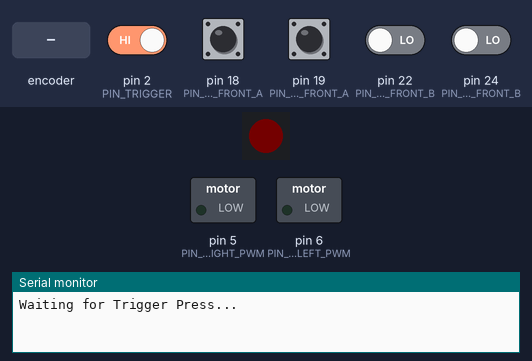
The sketch below on a simulated Arduino Mega 2560, built with avr-gcc and run on an emulated ATmega2560. Shown: 1 RGB LEDs in strip order, left to right, switched loads named in the sketch (green lamp = pin HIGH), the last lines printed to the serial monitor. The inputs (shaded band) are chosen by the test bench; at power-on: pin 2 (PIN_TRIGGER), pin 18 (PIN_ENCODER_LEFT_FRONT_A), pin 19 (PIN_ENCODER_RIGHT_FRONT_A) HIGH, pin 22 (PIN_ENCODER_LEFT_FRONT_B), pin 24 (PIN_ENCODER_RIGHT_FRONT_B) LOW. Dim RGB values are drawn brighter than linear.

Above: at 2.0 s.
2.1 s: pin 2 (PIN_TRIGGER) driven LOW
At 2.23 s:
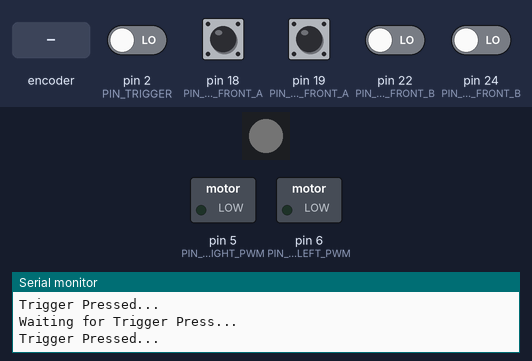
At 2.6 s:
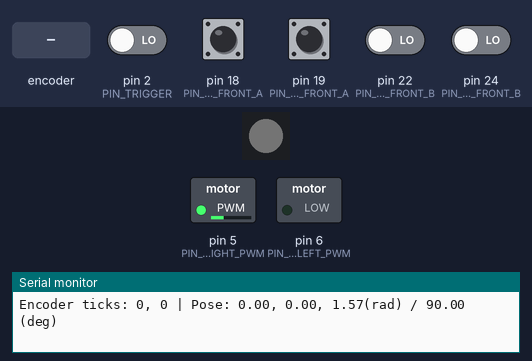
3.8 s: rotary encoder on pin 18 (PIN_ENCODER_LEFT_FRONT_A) / pin 22 (PIN_ENCODER_LEFT_FRONT_B) turned 2 steps (second pin leading)
7.2 s: rotary encoder on pin 18 (PIN_ENCODER_LEFT_FRONT_A) / pin 22 (PIN_ENCODER_LEFT_FRONT_B) turned 3 steps (first pin leading)
10.8 s: pin 19 (PIN_ENCODER_RIGHT_FRONT_A) pulsed LOW 2 times (0.12 s each, 0.3 s apart)
Timing chart, 0 to 13.8 s (numbered marks = the images above; inputs shaded):
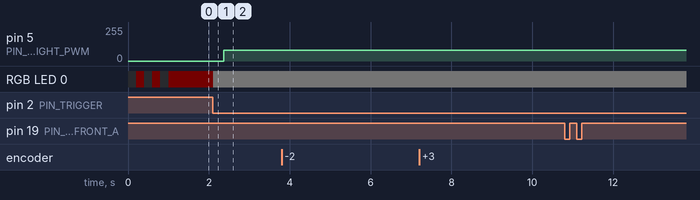

The sketch:

robot_tour_NO_GYRO.ino
```cpp
//Robot Tour by Chinmay Govind & Reuben James for Cumberland Valley Science Olympiad

#define PIN_MOTOR_RIGHT_PWM   5 //analog
#define PIN_MOTOR_RIGHT_IN    7 //digital
#define PIN_MOTOR_LEFT_PWM    6 //analog
#define PIN_MOTOR_LEFT_IN     8 //digital
#define PIN_ENCODER_LEFT_FRONT_A    18 //digital (yellow wire), goes high on encoder pulse
#define PIN_ENCODER_RIGHT_FRONT_A    19 //digital (yellow wire), goes high on encoder pulse
#define PIN_ENCODER_LEFT_FRONT_B 22 //digital (white wire), high on forward tick, low on reverse tick
#define PIN_ENCODER_RIGHT_FRONT_B 24 //digital (white wire), high on forward tick, low on reverse tick
#define PIN_MOTOR_ENABLE      3 //digital

//pins for color sensors
#define LEFT_S0   31
#define LEFT_S1   33
#define LEFT_S2   35
#define LEFT_S3   37
#define LEFT_OUT  39
#define RIGHT_S0  30
#define RIGHT_S1  32
#define RIGHT_S2  34
#define RIGHT_S3  36
#define RIGHT_OUT 38

#define PIN_TRIGGER 2
long startMillis = 0;

#include "I2Cdev.h"
#include "MPU6050_6Axis_MotionApps20.h"
#define INTERRUPT_PIN 20

MPU6050 mpu;
double GYRO_TURN_CONSTANT = 0.0000109;
#if I2CDEV_IMPLEMENTATION == I2CDEV_ARDUINO_WIRE
    #include "Wire.h"
#endif

#include <FastLED.h>
#define NUM_LEDS 1    // Number of LEDs in strip (just 1)
#define PIN_LED 4    // Pin for data communications

#define NORTH 0
#define EAST -90
#define WEST 90
#define SOUTH 180
// Define the array of leds
CRGB leds[NUM_LEDS];

int encoderBPins[] = {PIN_ENCODER_LEFT_FRONT_B, PIN_ENCODER_RIGHT_FRONT_B};
int lastEncoderTicks[] = {0, 0};//LF, RF, LB, RB
int encoderTicks[] = {0, 0};//LF, RF, LB, RB

int STRAIGHT_SLOW = 60;//60 80 default, 100 120 on hard surfaces
int STRAIGHT_FAST = 80;
int STRAIGHT_ENDING_SLOW = 44;
int STRAIGHT_ENDING_FAST = 64;
double FORWARD_LR_TOLERANCE = 0.01;
int TURN_SPEED = 80;
int TURN_SLOW = 50;
int FULL_TURN_TICKS = 740;
double TURN_TOLERANCE = 0.04;//if this is too low, it will miss turns.
double TURN_TIME = 1000;

double robotX = 0;
double robotY = 0;
double robotTheta = 0;
double targetTheta = 0;
double targetThetaDeg;
double TICKS_PER_CM = 9.51;
double TICKS_PER_REV = 740;
double SPEED_CONVERSION = 7;//PWM / (cm/s)
double WHEEL_RADIUS = 7.7;

Quaternion quat;
bool dmpReady = false;  // set true if DMP init was successful
uint8_t mpuIntStatus;   // holds actual interrupt status byte from MPU
uint8_t devStatus;      // return status after each device operation (0 = success, !0 = error)
uint16_t packetSize;    // expected DMP packet size (default is 42 bytes)
uint16_t fifoCount;     // count of all bytes currently in FIFO
uint8_t fifoBuffer[64]; // FIFO storage buffer

// orientation/motion vars
VectorInt16 aa;         // [x, y, z]            accel sensor measurements
VectorInt16 aaReal;     // [x, y, z]            gravity-free accel sensor measurements
VectorInt16 aaWorld;    // [x, y, z]            world-frame accel sensor measurements
VectorFloat gravity;    // [x, y, z]            gravity vector
float euler[3];         // [psi, theta, phi]    Euler angle container
float ypr[3];

int colorFrequencies[] = {0, 0, 0, 0, 0, 0};
int colorValues[] = {0, 0, 0, 0, 0, 0};
int defaultColorValues[] = {0, 0, 0, 0, 0, 0};
double colorDistances[] = {0, 0};
int leftRedFrequency, leftGreenFrequency, leftBlueFrequency, rightRedFrequency, rightGreenFrequency, rightBlueFrequency;
int leftRed, leftGreen, leftBlue, rightRed, rightGreen, rightBlue;
int COLOR_THRESHOLD = 100;

void gyroSetup(int calibrationRounds) {
  //mpu setup
  #if I2CDEV_IMPLEMENTATION == I2CDEV_ARDUINO_WIRE
      Wire.begin();
  #elif I2CDEV_IMPLEMENTATION == I2CDEV_BUILTIN_FASTWIRE
      Fastwire::setup(400, true);
  #endif
  Serial.println("Testing MPU connection...");
  mpu.initialize();
  Serial.println(mpu.testConnection() ? "MPU6050 connection successful" : "MPU6050 connection failed");
  Serial.println("Calibrating MPU...");
  //mpu.CalibrateGyro();
  //mpu.CalibrateAccel();

  Serial.println("Initializing DMP...");
  devStatus = mpu.dmpInitialize();
  if (devStatus == 0) {
      // Calibration Time: generate offsets and calibrate our MPU6050
      mpu.CalibrateAccel(calibrationRounds);
      mpu.CalibrateGyro(calibrationRounds);
      mpu.PrintActiveOffsets();
      // turn on the DMP, now that it's ready
      Serial.println(F("Enabling DMP..."));
      mpu.setDMPEnabled(true);

      // enable Arduino interrupt detection
      Serial.print(F("Enabling interrupt detection (Arduino external interrupt "));
      Serial.print(digitalPinToInterrupt(INTERRUPT_PIN));
      Serial.println(F(")..."));
      attachInterrupt(digitalPinToInterrupt(INTERRUPT_PIN), dmpDataReady, RISING);
      mpuIntStatus = mpu.getIntStatus();

      // set our DMP Ready flag so the main loop() function knows it's okay to use it
      Serial.println(F("DMP ready! Waiting for first interrupt..."));
      dmpReady = true;

      // get expected DMP packet size for later comparison
      packetSize = mpu.dmpGetFIFOPacketSize();
  } else {
      // ERROR!
      // 1 = initial memory load failed
      // 2 = DMP configuration updates failed
      // (if it's going to break, usually the code will be 1)
      Serial.print(F("DMP Initialization failed (code "));
      Serial.print(devStatus);
      Serial.println(F(")"));
  }
  delay(1000);//DO NOT REMOVE
}

void colorSensorSetup() {
  // Setting the outputs
  pinMode(LEFT_S0, OUTPUT);
  pinMode(LEFT_S1, OUTPUT);
  pinMode(LEFT_S2, OUTPUT);
  pinMode(LEFT_S3, OUTPUT);
  pinMode(RIGHT_S0, OUTPUT);
  pinMode(RIGHT_S1, OUTPUT);
  pinMode(RIGHT_S2, OUTPUT);
  pinMode(RIGHT_S3, OUTPUT);

  // Setting the sensorOut as an input
  pinMode(LEFT_OUT, INPUT);
  pinMode(RIGHT_OUT, INPUT);

  // Setting frequency scaling to 20%
  digitalWrite(LEFT_S0,HIGH);
  digitalWrite(LEFT_S1,LOW);
  digitalWrite(RIGHT_S0,HIGH);
  digitalWrite(RIGHT_S1,LOW);
  Serial.println("Set Gyro Pins.");
  resetDefaultColorValues();
}

void resetDefaultColorValues() {
  readColorValues();
  for (int i = 0; i < 6; i++) {
    defaultColorValues[i] = colorValues[i];
  }
}

//reads color values from back 2 color sensors into colorValues[].
int colorCalibrations[] = {17, 215, 40, 415, 27, 225, 49, 400, 33, 190, 63, 380};
void readColorValues() {
  //read RED
  digitalWrite(LEFT_S2, LOW);
  digitalWrite(LEFT_S3, LOW);
  digitalWrite(RIGHT_S2, LOW);
  digitalWrite(RIGHT_S3, LOW);
  leftRedFrequency = pulseIn(LEFT_OUT, LOW);
  leftRed = map(leftRedFrequency, colorCalibrations[0], colorCalibrations[1], 255, 0);
  rightRedFrequency = pulseIn(RIGHT_OUT, LOW);
  rightRed = map(rightRedFrequency, colorCalibrations[2], colorCalibrations[3], 255, 0);
  //read GREEN
  digitalWrite(LEFT_S2, HIGH);
  digitalWrite(LEFT_S3, HIGH);
  digitalWrite(RIGHT_S2, HIGH);
  digitalWrite(RIGHT_S3, HIGH);
  leftGreenFrequency = pulseIn(LEFT_OUT, LOW);
  leftGreen = map(leftGreenFrequency, colorCalibrations[4], colorCalibrations[5], 255, 0);
  rightGreenFrequency = pulseIn(RIGHT_OUT, LOW);
  rightGreen = map(rightGreenFrequency, colorCalibrations[6], colorCalibrations[7], 255, 0);
  //read BLUE
  digitalWrite(LEFT_S2, LOW);
  digitalWrite(LEFT_S3, HIGH);
  digitalWrite(RIGHT_S2, LOW);
  digitalWrite(RIGHT_S3, HIGH);
  leftBlueFrequency = pulseIn(LEFT_OUT, LOW);
  leftBlue = map(leftBlueFrequency, 33, colorCalibrations[8], colorCalibrations[9], 0);
  rightBlueFrequency = pulseIn(RIGHT_OUT, LOW);
  rightBlue = map(rightBlueFrequency, 63, colorCalibrations[10], colorCalibrations[11], 0);
  int newColorFrequencies[] = {leftRedFrequency, leftGreenFrequency, leftBlueFrequency, rightRedFrequency, rightGreenFrequency, rightBlueFrequency};
  int newColorValues[] = {leftRed, leftGreen, leftBlue, rightRed, rightGreen, rightBlue};
  memcpy(colorFrequencies, newColorFrequencies, sizeof(colorFrequencies));
  memcpy(colorValues, newColorValues, sizeof(colorValues));
  getColorDistance();
}

void getColorDistance() {
  for (int sensor = 0; sensor < 2; sensor++) {
    double sum = 0;
    for (int c = 0; c < 3; c++) {
      sum += pow(colorValues[sensor * 3 + c] - defaultColorValues[sensor * 3 + c], 2);
    }
    sum = pow(sum, 0.5);
    colorDistances[sensor] = sum;
  }
}

//prints color data.
void printColorValues() {
  Serial.print("Color Frequencies: ");
  for (int i = 0; i < 6; i++) {
    Serial.print(colorFrequencies[i]);
    if (i < 5) Serial.print(", ");
  }
  Serial.print( " | Color Values: ");
  for (int i = 0; i < 6; i++) {
    Serial.print(colorValues[i]);
    if (i < 5) Serial.print(", ");
    else Serial.print( " | Color Distances: ");
  }
  Serial.print(colorDistances[0]);
  Serial.print(", ");
  Serial.print(colorDistances[1]);
  Serial.println();
}

void setLED(CRGB::HTMLColorCode color) {
  leds[0] = color;
  FastLED.show();
}

void setSpeed(int val) {
  STRAIGHT_SLOW = val;
  STRAIGHT_FAST = val + 20;
}

void readLFEncoder() {
  readEncoder(0);
}
void readRFEncoder() {
  readEncoder(1);
}
void readEncoder(int wheel) {//0, 1, 2, 3 = LF, RF, LB, RB
  //if going forward, increase motor ticks. otherwise, decrement
  if (digitalRead(encoderBPins[wheel]) == (wheel%2)) { //even wheels need LOW, odd wheels need HIGH
    encoderTicks[wheel]++;
    //Serial.println("Incrementing encoder ticks...");
  } else {
    encoderTicks[wheel]--;
    //Serial.println("Decrementing encoder ticks...");
  }
}

volatile bool mpuInterrupt = false;     // indicates whether MPU interrupt pin has gone high
void dmpDataReady() {
    mpuInterrupt = true;
}

void setMotors(int left, int right) {
  digitalWrite(PIN_MOTOR_ENABLE, HIGH);//enable motor controller
  digitalWrite(PIN_MOTOR_LEFT_IN, (left > 0) ? LOW : HIGH);//set right wheels to CW/CCW
  analogWrite(PIN_MOTOR_LEFT_PWM, abs(left));//set right wheels to left speed
  digitalWrite(PIN_MOTOR_RIGHT_IN, (right > 0) ? LOW : HIGH);//set right wheels to CW/CCW
  analogWrite(PIN_MOTOR_RIGHT_PWM, abs(right));//set right wheels to right speed
}

void forward(double distance, double time) {
  double robotPos = 0;
  double newDist = distance - 5;//cm
  double newTime = time - 1;//s
  double speed;
  int encoderStart[] = {encoderTicks[0], encoderTicks[1]};
  if (time > 0) {
    speed = max(STRAIGHT_SLOW, min(230, SPEED_CONVERSION * (newDist / newTime)));//PWM / (cm/s) * cm/s
  } else {
    speed = STRAIGHT_SLOW;
  }
  double forwardStart = millis();
  //find theta offset
  while (robotPos < distance) {
    int differentials[] = {encoderTicks[0] - encoderStart[0], encoderTicks[1] - encoderStart[1]};
    robotPos = (differentials[0] + differentials[1]) * 0.5 / TICKS_PER_CM;
    //delay(100);
    printInfo();
    bool slowMode = distance - robotPos < 8;
    int currentSpeed = slowMode ? STRAIGHT_ENDING_SLOW : speed + 20;
    setMotors(currentSpeed + differentials[1] - differentials[0], currentSpeed + differentials[0] - differentials[1]);
  }
  setMotors(0, 0);
  while (millis() - forwardStart < time * 1000) {
    delay(1);
  }
}

void forwardStall(double distance, double stallTo, double startTime) {
  double time = (millis() - startTime)/1000;
  if (time > stallTo) {
    setSpeed(200);
    forward(distance, -1);
  } else {
    forward(distance, stallTo - time);
  }
}

//Parking code. RAJESH
void park(bool finalPark) {
  robotX = 0;
  robotY = 0;
  double forwardStart = millis();
  bool leftHitTape = false;
  bool rightHitTape = false;
  bool passedTape = false;
  int leftEncoderStart = encoderTicks[0];
  int rightEncoderStart = encoderTicks[1];
  int distance = 40;
  setLED(CRGB::White);
  int cycles = 0;
  resetDefaultColorValues();
  while (robotX < distance) {
    if (!passedTape) {
    cycles++;
    if (cycles%20 == 0) updatePose();
    readColorValues();
    printColorValues();
    } else {
      updatePose();
      printInfo();
    }
    //printColorValues();
    int slowSpeed = STRAIGHT_SLOW;
    int fastSpeed = STRAIGHT_FAST;
    if (angularDistance(robotTheta, targetTheta) < -FORWARD_LR_TOLERANCE) {
      //Serial.println("Correcting for left movement by steering right...");
      setMotors(fastSpeed, slowSpeed);
    } else if (angularDistance(robotTheta, targetTheta) > FORWARD_LR_TOLERANCE) {
      //Serial.println("Correcting for right movement by steering left...");
      setMotors(slowSpeed, fastSpeed);
    } else {
      setMotors(slowSpeed, slowSpeed);
    }
    if (!passedTape && distance > 5) {
      if (!leftHitTape && colorDistances[0] > COLOR_THRESHOLD) {
        leftHitTape = true;
        setLED(CRGB::Red);
        Serial.println("Left side hit tape.");
      }
      if (!rightHitTape && colorDistances[1] > COLOR_THRESHOLD) {
        rightHitTape = true;
        setLED(CRGB::Yellow);
        Serial.println("Right side hit tape.");
      }
      if (leftHitTape && rightHitTape) {
        setLED(CRGB::Blue);
        robotX = distance - (finalPark ? 6.7 : 8.3);
        passedTape = true;
      }
    }
  }
  setMotors(0, 0);
}


//TURNING FUNC
void turnTo(double angle) {
  double targetAngleRad = angle * (PI / 180.0);
  targetTheta = targetAngleRad;
  targetThetaDeg = angle;
  double sign = angularDistance(robotTheta, targetTheta) > 0 ? 1 : -1;
  double turnStart = millis();
  int startTick = encoderTicks[1];
  while (abs(encoderTicks[1] - startTick) / TICKS_PER_CM < abs(angularDistance(robotTheta, targetTheta) * 19.95)) {
    printInfo();
    //Serial.println(angularDistance(robotTheta, targetAngle));
    double k = sign * TURN_SPEED;
    if (abs(angularDistance(robotTheta, targetTheta)) < 0.5) {
      k = sign * TURN_SLOW;
    }
    setMotors(0, k);//positive k means left turn means positive angle change
  }
  setMotors(0, 0);
  robotTheta = targetTheta;
  while (millis() - turnStart < TURN_TIME) {
    printInfo();
    delay(1);
  }
}

double angularDistance(double a, double b) {//turning distance from a to b
  return abs(a - b) < abs(min(a, b) + 2 * PI - max(a, b)) ? b - a : (min(a, b) + 2 * PI - max(a, b)) * (a > b ? 1 : -1);
}

double lastTime = 0;
double lastGyroTheta = 0;
//SARODE
void updatePose() {
  int differentials[] = {encoderTicks[0] - lastEncoderTicks[0],
  encoderTicks[1] - lastEncoderTicks[1]};

  double dForward = (differentials[0] + differentials[1])/2.0 / TICKS_PER_CM;//forward change in cm
  //double dTime = (millis() - lastTime) / 1000.0;
  if (!delay) dForward *= 3;
  lastTime = millis();
  robotX += dForward * cos(angularDistance(targetTheta, robotTheta));
  robotY += dForward * sin(angularDistance(targetTheta, robotTheta));
  if (!dmpReady) return;
  // read a packet from FIFO
  if (mpu.dmpGetCurrentFIFOPacket(fifoBuffer)) { // Get the Latest packet
  // display Euler angles in degrees
          mpu.dmpGetQuaternion(&quat, fifoBuffer);
          mpu.dmpGetEuler(euler, &quat);
  }
  //robotTheta = -euler[0];
  robotTheta = -euler[0] + (1.16e-6 * (millis() - startMillis));
  for (int i = 0; i < 2; i++) lastEncoderTicks[i] = encoderTicks[i];
}

void printInfo() {
  Serial.print("Encoder ticks: ");
  Serial.print(encoderTicks[0]);
  Serial.print(", ");
  Serial.print(encoderTicks[1]);
  Serial.print(" | Pose: ");
  Serial.print(robotX);
  Serial.print(", ");
  Serial.print(robotY);
  Serial.print(", ");
  Serial.print(angularDistance(targetTheta, robotTheta));
  Serial.print("(rad) / ");
  Serial.print(angularDistance(targetTheta, robotTheta) * (180 / PI));
  Serial.print(" (deg)");
  Serial.println();
}

void stop() {
    Serial.println("Stop Triggered, Shutting Down...");
    digitalWrite(PIN_MOTOR_ENABLE, LOW);//disable motor controller
    setLED(CRGB::Red);
    delay(250);
    exit(0);
}

//Contains setup functions and run code itself.
void setup() {
  Serial.begin(9600);
  //LED Setup.
  FastLED.addLeds<NEOPIXEL, PIN_LED>(leds, NUM_LEDS);
  FastLED.setBrightness(1);
  for (int i = 0; i < 3; i++) {
    setLED(CRGB::Black);
    delay(200);
    setLED(CRGB::Red);
    delay(200);
  }

  Serial.println("\nWaiting for Trigger Press...");
  while (digitalRead(PIN_TRIGGER) == HIGH) {
    //wait
  }
  Serial.println("Trigger Pressed...");
  setLED(CRGB::Yellow);

  //attach encoder interrupts
  attachInterrupt(digitalPinToInterrupt(PIN_ENCODER_LEFT_FRONT_A), readLFEncoder, RISING);
  attachInterrupt(digitalPinToInterrupt(PIN_ENCODER_RIGHT_FRONT_A), readRFEncoder, RISING);
  //attachInterrupt(digitalPinToInterrupt(PIN_ENCODER_LEFT_BACK_A), readLBEncoder, RISING);
  //attachInterrupt(digitalPinToInterrupt(PIN_ENCODER_RIGHT_BACK_A), readRBEncoder, RISING);

  //gyroSetup(10);
  //Serial.println("Gyro Ready!");
  //colorSensorSetup();
  //Serial.println("Colro sensors Ready!");
  setLED(CRGB::Green);
  Serial.println("\nWaiting for Trigger Press...");
  while (digitalRead(PIN_TRIGGER) == HIGH) {
    //wait
  }
  setLED(CRGB::White);
  Serial.println("Trigger Pressed...");
  delay(250);
  Serial.println("Starting...");
  startMillis = millis();
  //RUN CODE GOES HERE (TRIPATHI)
  //start: 14
  //gates: 1, 4, 11, 13
  //end: 16
  //time: 58
  robotX = 0;
  robotY = 0;
  robotTheta = 0;
  setSpeed(150);
  TURN_TIME = 2000;
  for (int i = 0; i < 10; i++) {
    robotTheta = 0;
    turnTo(EAST);
    delay(1000);
  }


}

void loop() {
  // put your main code here, to run repeatedly:
  if (digitalRead(PIN_TRIGGER) == LOW && (millis() - startMillis > 1500)) {
    stop();
  }
  updatePose();
  //printInfo();
}
```

Measured:
- after the input at 2.1 s, pin 5 (PIN_MOTOR_RIGHT_PWM): 0/255 → 80/255 after 0.27 s; RGB LED 0: RGB(1, 0, 0) → RGB(1, 1, 1) at once
